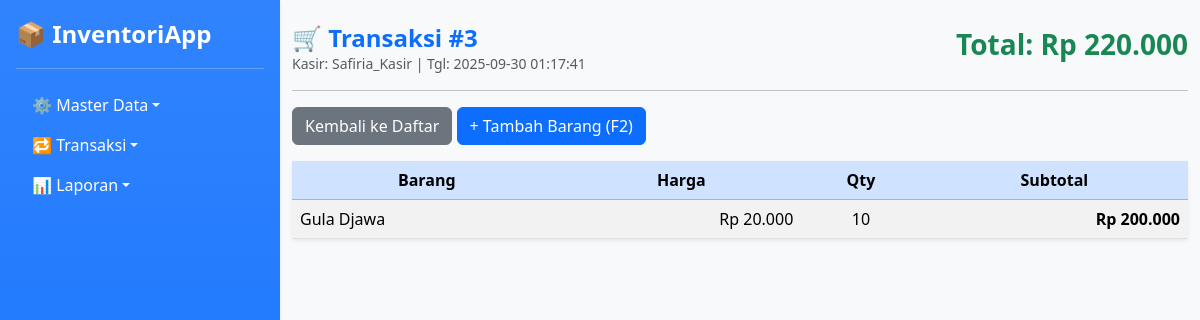
The app's page /penjualan_detail.php?id=3 with its own data.
### tables this page shows
CREATE TABLE `penjualan` (
  `idpenjualan` int NOT NULL,
  `created_at` timestamp NULL DEFAULT CURRENT_TIMESTAMP,
  `subtotal_nilai` int DEFAULT NULL,
  `ppn` int DEFAULT NULL,
  `total_nilai` int DEFAULT NULL,
  `iduser` int DEFAULT NULL,
  `idmargin_penjualan` int DEFAULT NULL
);

CREATE TABLE `user` (
  `iduser` int NOT NULL,
  `username` varchar(45) NOT NULL,
  `password` varchar(100) NOT NULL,
  `idrole` int DEFAULT NULL
);

CREATE TABLE `detail_penjualan` (
  `iddetail_penjualan` bigint NOT NULL,
  `harga_satuan` int DEFAULT NULL,
  `jumlah` int DEFAULT NULL,
  `subtotal` int DEFAULT NULL,
  `penjualan_idpenjualan` int DEFAULT NULL,
  `idbarang` int DEFAULT NULL
);

CREATE TABLE `barang` (
  `idbarang` int NOT NULL,
  `jenis` char(1) DEFAULT NULL,
  `nama` varchar(45) NOT NULL,
  `idsatuan` int DEFAULT NULL,
  `status` tinyint DEFAULT NULL,
  `harga` int NOT NULL
);

### penjualan_detail.php (the view, shortened to what this page needs)
<?php
include 'db.php';
include 'layout/navbar.php';
$id_nota = isset($_GET['id']) ? (int)$_GET['id'] : 0;
$h = mysqli_query($conn, "
    SELECT p.*, u.username
    FROM penjualan p
    JOIN user u ON p.iduser = u.iduser
    WHERE idpenjualan = $id_nota
");
$header = mysqli_fetch_assoc($h);
?>
<!DOCTYPE html>
<html lang="id">
<head>
<link href="https://cdn.jsdelivr.net/npm/bootstrap@5.3.3/dist/css/bootstrap.min.css" rel="stylesheet">
</head>
<body class="bg-light">
<div class="container-fluid mt-4">
    <div class="d-flex justify-content-between align-items-center mb-3">
        <div>
            <h4 class="fw-bold text-primary mb-0">🛒 Transaksi #<?= $id_nota; ?></h4>
            <small class="text-muted">Kasir: <?= $header['username']; ?> | Tgl: <?= $header['created_at']; ?></small>
        </div>
        <div>
             <h3 class="fw-bold text-success">Total: Rp <?= number_format($header['total_nilai'], 0, ',', '.'); ?></h3>
        </div>
    </div>
    <hr>
    <a href="penjualan.php" class="btn btn-secondary mb-3">Kembali ke Daftar</a>
    <button class="btn btn-primary mb-3" data-bs-toggle="modal" data-bs-target="#modalTambahBarang">
        + Tambah Barang (F2)
    </button>
    <div class="card shadow-sm border-0">
        <div class="card-body p-0">
            <table class="table table-striped align-middle mb-0">
                <thead class="table-primary text-center">
                    <tr>
                        <th>Barang</th>
                        <th>Harga</th>
                        <th>Qty</th>
                        <th>Subtotal</th>
                    </tr>
                </thead>
                <tbody>
                <?php
                $q_detail = mysqli_query($conn, "
                    SELECT dp.*, b.nama
                    FROM detail_penjualan dp
                    JOIN barang b ON dp.idbarang = b.idbarang
                    WHERE penjualan_idpenjualan = $id_nota
                    ORDER BY dp.iddetail_penjualan DESC
                ");
                if (mysqli_num_rows($q_detail) > 0) {
                    while ($item = mysqli_fetch_assoc($q_detail)) {
                        echo "<tr>
                            <td>{$item['nama']}</td>
                            <td class='text-end'>Rp " . number_format($item['harga_satuan'],0,',','.') . "</td>
                            <td class='text-center'>{$item['jumlah']}</td>
                            <td class='text-end fw-bold'>Rp " . number_format($item['subtotal'],0,',','.') . "</td>
                        </tr>";
                    }
                } else {
                    echo "<tr><td colspan='4' class='text-center text-muted p-4'>Keranjang masih kosong.</td></tr>";
                }
                ?>
                </tbody>
            </table>
        </div>
    </div>
</div>
</body>
</html>

### records on screen
penjualan: iduser.username "Safiria_Kasir", created_at "2025-09-30 01:17:41", total_nilai "220.000"
detail_penjualan: idbarang.nama "Gula Djawa", harga_satuan "20.000", jumlah "10", subtotal "200.000"

### other values on screen
$id_nota "3"
